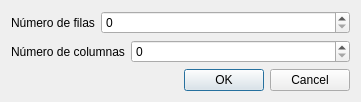
<?xml version="1.0" encoding="UTF-8"?>
<ui version="4.0">
 <class>IntroducirOrdenDeMatricesDialog</class>
 <widget class="QDialog" name="IntroducirOrdenDeMatricesDialog">
  <property name="geometry">
   <rect>
    <x>0</x>
    <y>0</y>
    <width>361</width>
    <height>97</height>
   </rect>
  </property>
  <property name="windowTitle">
   <string>Dialog</string>
  </property>
  <layout class="QVBoxLayout" name="verticalLayout">
   <item>
    <layout class="QFormLayout" name="formLayout">
     <item row="0" column="0">
      <widget class="QLabel" name="label">
       <property name="text">
        <string>Número de filas</string>
       </property>
      </widget>
     </item>
     <item row="0" column="1">
      <widget class="QSpinBox" name="numeroDeFilasSpinBox"/>
     </item>
    </layout>
   </item>
   <item>
    <layout class="QFormLayout" name="formLayout_2">
     <item row="0" column="0">
      <widget class="QLabel" name="label_2">
       <property name="text">
        <string>Número de columnas</string>
       </property>
      </widget>
     </item>
     <item row="0" column="1">
      <widget class="QSpinBox" name="numeroDeColumnasSpinBox"/>
     </item>
    </layout>
   </item>
   <item>
    <widget class="QDialogButtonBox" name="buttonBox">
     <property name="standardButtons">
      <set>QDialogButtonBox::Cancel|QDialogButtonBox::Ok</set>
     </property>
    </widget>
   </item>
  </layout>
 </widget>
 <resources/>
 <connections/>
</ui>
